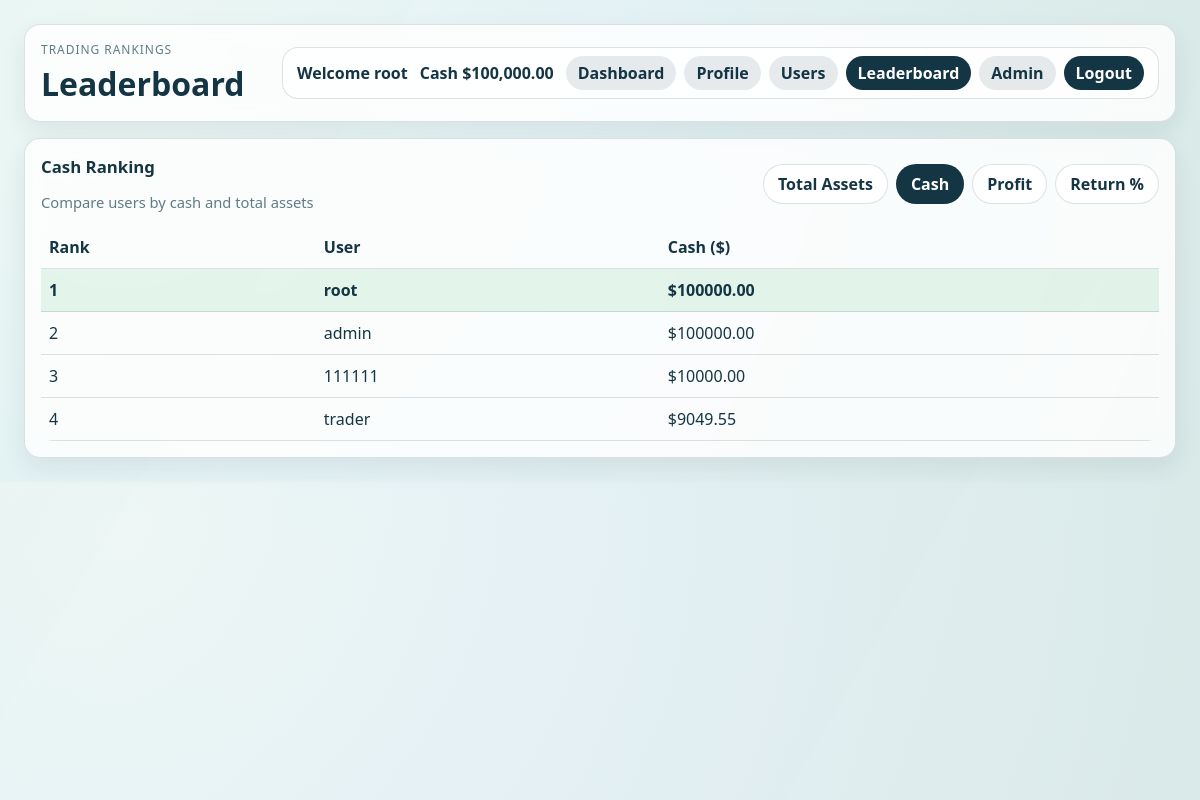
The page /leaderboard (signed in) on the database its author committed.
### models.py (models this page shows, shortened)
class User(UserMixin, db.Model):
    id = db.Column(db.Integer, primary_key=True)
    username = db.Column(db.String(30), unique=True, nullable=False)
    email = db.Column(db.String(120), unique=True, nullable=False)
    password_hash = db.Column(db.String(255), nullable=False)
    is_admin = db.Column(db.Boolean, nullable=False, default=False)
    cash = db.Column(db.Numeric(12, 2), nullable=False, default=Decimal("10000.00"))
    bio = db.Column(db.String(200), nullable=True, default="")
    avatar_url = db.Column(db.String(500), nullable=True, default="")
    hide_holdings = db.Column(db.Boolean, nullable=False, default=False)
    created_at = db.Column(db.DateTime, nullable=False, default=datetime.utcnow)
    holdings = db.relationship("StockHolding", back_populates="user", cascade="all, delete-orphan")
    transactions = db.relationship("StockTransaction", back_populates="user", cascade="all, delete-orphan")

### app.py (the view)
@app.route("/leaderboard")
@login_required
def leaderboard():
    ranking_type = request.args.get("type", "cash")
    context = get_leaderboard_context(ranking_type, current_user.username)
    return render_template("leaderboard.html", **context)

### app.py (called while the page is built)
@login_manager.user_loader
def load_user(user_id):
    return User.query.get(int(user_id))

### leaderboard.py (called while the page is built)
def calculate_user_metrics(user):
    portfolio = build_portfolio(user.id)
    cash = float(portfolio.get("cash", user.cash))
    total_assets = float(portfolio.get("totalAssets", cash))
    total_profit = float(portfolio.get("totalProfit", 0.0))
    return_percent = (total_assets - INITIAL_CASH) / INITIAL_CASH * 100
    return {
        "username": user.username,
        "email": user.email,
        "cash": cash,
        "total_assets": total_assets,
        "total_profit": total_profit,
        "returnPercent": return_percent
    }

def get_ranking_value(user_data, ranking_type):
    if ranking_type == "assets":
        return user_data["total_assets"]
    elif ranking_type == "profit":
        return user_data["total_profit"]
    elif ranking_type == "return":
        return user_data["returnPercent"]
    else:
        return user_data["cash"]

### stock_simulator.py (called while the page is built)
def get_latest_price(stock_id):
    return (
        StockPrice.query
        .filter_by(stock_id=stock_id)
        .order_by(StockPrice.recorded_at.desc(), StockPrice.id.desc())
        .first()
    )

### trading_service.py (called while the page is built)
def money(value):
    return Decimal(value).quantize(Decimal("0.01"))

def get_current_stock_price(stock_id):
    latest_price = get_latest_price(stock_id)
    if not latest_price:
        return None
    return money(latest_price.price)

### templates/leaderboard.html (shortened to what this page needs)
<!DOCTYPE html>
<html lang="en">
<head>
    <link rel="stylesheet" href="{{ url_for('static', filename='css/dashboard.css') }}">
</head>
<body>
    <div class="dashboard-bg"></div>
    <main class="dashboard">
        <header class="page-header panel">
            <div>
                <p class="kicker">Trading Rankings</p>
                <h1>Leaderboard</h1>
            </div>
            {% include "_main_nav.html" %}
        </header>
        <section class="panel full-span">
            <div class="section-head">
                <div>
                    <h2>{{ title }}</h2>
                    <p class="muted-text">Compare users by cash and total assets</p>
                </div>
                <div class="ranking-tabs">
                    <a href="{{ url_for('leaderboard', type='assets') }}"
                        class="ranking-tab {% if ranking_type == 'assets' %}active{% endif %}">
                        Total Assets
                    </a>
                    <a href="{{ url_for('leaderboard', type='cash') }}"
                        class="ranking-tab {% if ranking_type == 'cash' %}active{% endif %}">
                        Cash
                    </a>
                    <a href="{{ url_for('leaderboard', type='profit') }}"
                        class="ranking-tab {% if ranking_type == 'profit' %}active{% endif %}">
                        Profit
                    </a>
                    <a href="{{ url_for('leaderboard', type='return') }}"
                        class="ranking-tab {% if ranking_type == 'return' %}active{% endif %}">
                        Return %
                    </a>
                </div>
            </div>
            <div class="table-wrap">
                <table>
                    <thead>
                        <tr>
                            <th>Rank</th>
                            <th>User</th>
                            <th>{{ value_label }} ($)</th>
                        </tr>
                    </thead>
                    <tbody>
                        {% if users %}
                            {% for user in users %}
                            <tr class="{% if current_user.is_authenticated and user.username == current_username %}current-user{% endif %}">
                                <td>
                                    {% if loop.index == 1 %}
                                        1
                                    {% elif loop.index == 2 %}
                                        2
                                    {% elif loop.index == 3 %}
                                        3
                                    {% else %}
                                        {{ loop.index }}
                                    {% endif %}
                                </td>
                                <td>{{ user.username }}</td>
                                <td>
                                    {% if ranking_type == "return" %}
                                        {{ "%.2f"|format(user.ranking_value) }}%
                                    {% else %}
                                        ${{ "%.2f"|format(user.ranking_value) }}
                                    {% endif %}
                                </td>
                            </tr>
                            {% endfor %}
                        {% else %}
                            <tr>
                                <td colspan="3">No users available.</td>
                            </tr>
                        {% endif %}
                    </tbody>
                </table>
            </div>
        </section>
    </main>
</body>
</html>

### templates/_main_nav.html
<div class="header-actions">
    <div class="user-panel">
        <div class="user-summary">
            <p class="welcome-text">Welcome {{ current_user.username }}</p>
            <p class="welcome-text">Cash <span id="accountCash">${{ "{:,.2f}".format(current_user.cash|float) }}</span></p>
        </div>
        <nav class="user-links" aria-label="Main navigation">
            <a class="action-link secondary {% if request.endpoint == 'dashboard' %}active{% endif %}" href="{{ url_for('dashboard') }}">Dashboard</a>
            <a class="action-link secondary {% if request.endpoint == 'profile' %}active{% endif %}" href="{{ url_for('profile') }}">Profile</a>
            <a class="action-link secondary {% if request.endpoint == 'users' %}active{% endif %}" href="{{ url_for('users') }}">Users</a>
            <a class="action-link secondary {% if request.endpoint == 'leaderboard' %}active{% endif %}" href="{{ url_for('leaderboard') }}">Leaderboard</a>
            {% if current_user.is_admin %}
                <a class="action-link secondary {% if request.endpoint in ['admin_dashboard', 'admin_users', 'admin_stocks', 'toggle_admin_role'] %}active{% endif %}" href="{{ url_for('admin_dashboard') }}">Admin</a>
            {% endif %}
            <a class="action-link" href="{{ url_for('logout') }}">Logout</a>
        </nav>
    </div>
</div>

### static/css/dashboard.css (style rules this page uses)
:root { --bg-1: #f6fbff; --bg-2: #e8f5f0; --ink: #143543; --muted: #5f7b86; --panel: rgba(255, 255, 255, 0.82); --line: rgba(20, 53, 67, 0.14); --buy: #16a34a; --sell: #dc2626; --up: #16a34a; --down: #dc2626; }
* { box-sizing: border-box; }
body { margin: 0; font-family: "Avenir Next", "Segoe UI", sans-serif; color: var(--ink); background: radial-gradient(circle at 10% 10%, #ffffff 0%, var(--bg-1) 40%, var(--bg-2) 100%); min-width: 320px; }
.dashboard-bg { position: fixed; inset: 0; background-image: linear-gradient(120deg, rgba(12, 158, 108, 0.08) 0%, rgba(19, 73, 125, 0.07) 100%); pointer-events: none; z-index: 0; }
.dashboard { position: relative; z-index: 1; display: grid; gap: 16px; grid-template-columns: repeat(12, 1fr); padding: clamp(12px, 2vw, 24px); max-width: 1280px; margin: 0 auto; }
.panel { background: var(--panel); border: 1px solid var(--line); border-radius: 16px; padding: 16px; backdrop-filter: blur(8px); box-shadow: 0 10px 24px rgba(21, 45, 64, 0.08); }
.page-header { grid-column: 1 / -1; display: flex; justify-content: space-between; align-items: center; gap: 16px; flex-wrap: wrap; }
.page-header > div:first-child { min-width: 220px; }
.header-actions { display: flex; align-items: center; gap: 12px; flex-wrap: wrap; justify-content: flex-end; min-width: min(100%, 680px); }
.user-panel { display: flex; align-items: center; gap: 12px; padding: 8px 14px; border: 1px solid var(--line); border-radius: 16px; background: rgba(255, 255, 255, 0.72); flex-wrap: wrap; justify-content: flex-end; width: 100%; }
.user-summary { display: flex; align-items: center; gap: 12px; flex-wrap: wrap; }
.user-summary .welcome-text:first-child { max-width: 180px; overflow: hidden; text-overflow: ellipsis; white-space: nowrap; }
.welcome-text { margin: 0; font-weight: 600; color: var(--ink); }
.user-links { display: flex; align-items: center; gap: 8px; flex-wrap: wrap; justify-content: flex-end; }
.action-link { display: inline-flex; align-items: center; justify-content: center; min-height: 34px; padding: 0 12px; border-radius: 999px; background: var(--ink); color: #fff; text-decoration: none; font-weight: 600; white-space: nowrap; line-height: 1; }
.action-link.secondary { background: rgba(20, 53, 67, 0.1); color: var(--ink); }
.action-link.active { background: var(--ink); color: #fff; }
.kicker { text-transform: uppercase; letter-spacing: 0.08em; font-size: 0.75rem; color: var(--muted); margin: 0 0 4px; }
h1 { margin: 0; font-size: clamp(1.4rem, 2.8vw, 2rem); }
h2 { margin: 0 0 14px; font-size: 1.05rem; }
.muted-text { margin: 0; color: var(--muted); font-size: 0.92rem; }
.full-span { grid-column: 1 / -1; }
.section-head { display: flex; justify-content: space-between; align-items: center; gap: 12px; flex-wrap: wrap; margin-bottom: 14px; }
table { width: 100%; border-collapse: collapse; min-width: 640px; }
.table-wrap { max-width: 100%; overflow-x: auto; -webkit-overflow-scrolling: touch; border-radius: 12px; }
th, td { text-align: left; padding: 10px 8px; border-bottom: 1px solid var(--line); }
.current-user { background: rgba(22, 163, 74, 0.1); font-weight: 700; }
.ranking-tabs { display: flex; gap: 8px; flex-wrap: wrap; }
.ranking-tab { border: 1px solid var(--line); background: white; color: var(--ink); border-radius: 999px; padding: 8px 14px; text-decoration: none; font-weight: 600; }
.ranking-tab.active { background: var(--ink); color: white; }

### rows shown on the page
User: username "root", cash "100,000.00", ranking_value "100000.00"
User: shows "2", username "admin", ranking_value "100000.00"
User: shows "3", username "111111", ranking_value "10000.00"
User: username "trader", ranking_value "9049.55"

### other values the page prints
{{ title }} "Cash Ranking"
{{ value_label }} "Cash"
